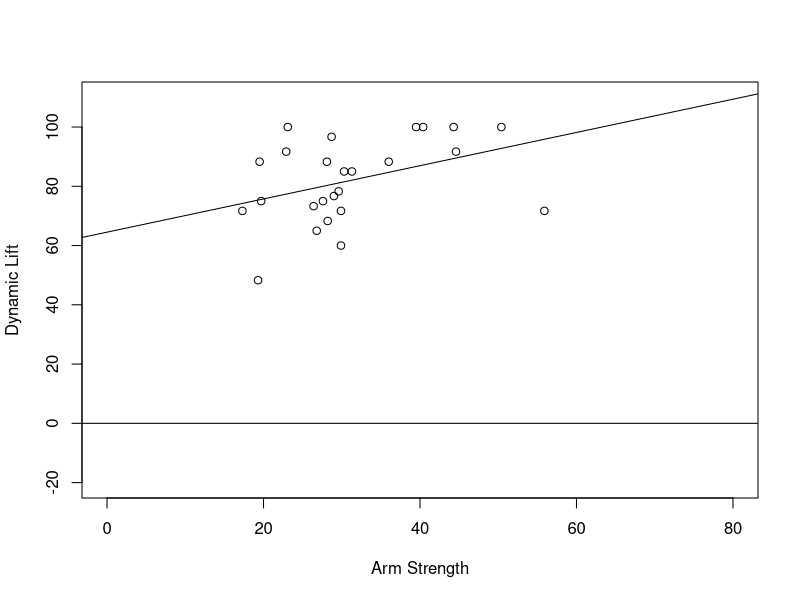
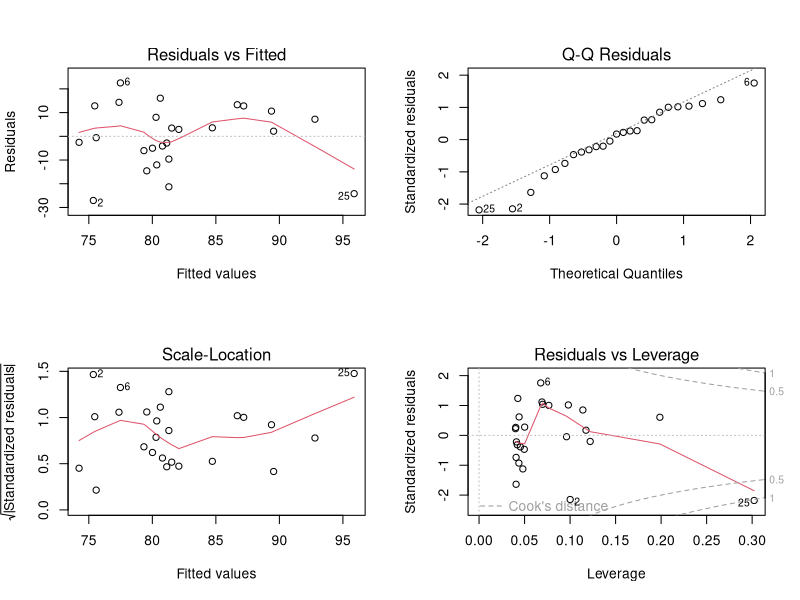
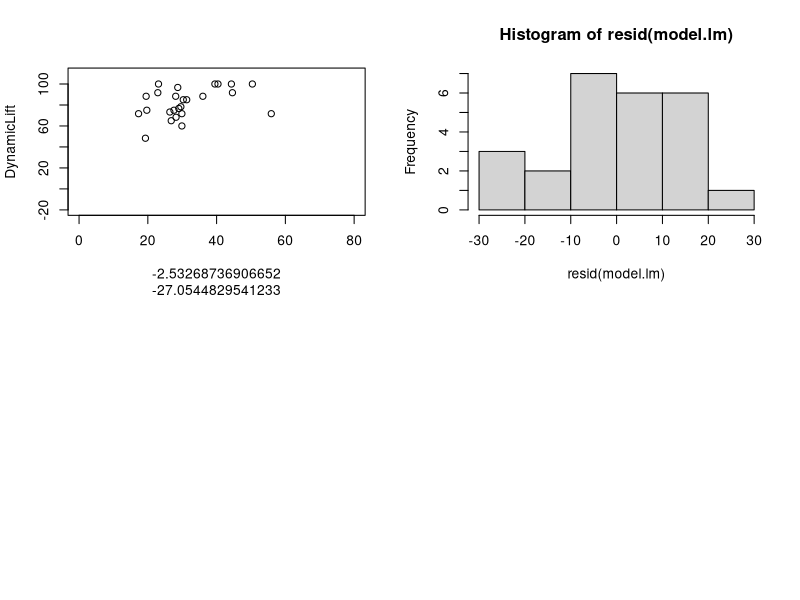

These charts were generated, in order, by the following R code:
## Michael Torres
mydata <- read.delim("ArmStrength_DynamicLift_data.txt", header = TRUE, sep = ",")

#Quick summary on the data
summary(mydata)

#Creating the linear model with data
model.lm <- lm(DynamicLift ~ ArmStrength, data = mydata)
model.lm

summary(model.lm)

# Formatting Fitted Equation
# Extracting coefficients
b0 <- coef(model.lm)[1]
b1 <- coef(model.lm)[2]


# Construct fitted equation
fitted_equation <- paste0("y = ", b0, " + ", b1, "x")
print(fitted_equation)


#Calculating SUM xi
sum(mydata$ArmStrength, na.rm = TRUE)

#Calculating SUM xi^2
sum(mydata$ArmStrength^2, na.rm = TRUE)

#Calculating SUM yi
sum(mydata$DynamicLift, na.rm = TRUE)

#Calculating SUM yi^2
sum(mydata$DynamicLift^2, na.rm = TRUE)

#Calculating SUM xi * yi
sum(mydata$ArmStrength*mydata$DynamicLift, na.rm = TRUE)


#Plotting the Oxygen Demand vs Solid Reduction
plot(mydata, xlab= "Arm Strength" , ylab= "Dynamic Lift", ylim = c(-20, 110), xlim = c(0, 80))
abline(coef(model.lm), h=0)


#Diagnostic Plots
par(mfrow=c(2,2))
plot(model.lm)
abline(coef(model.lm))

plot(mydata,resid(model.lm), ylim = c(-20, 110), xlim = c(0, 80))
hist(resid(model.lm))


